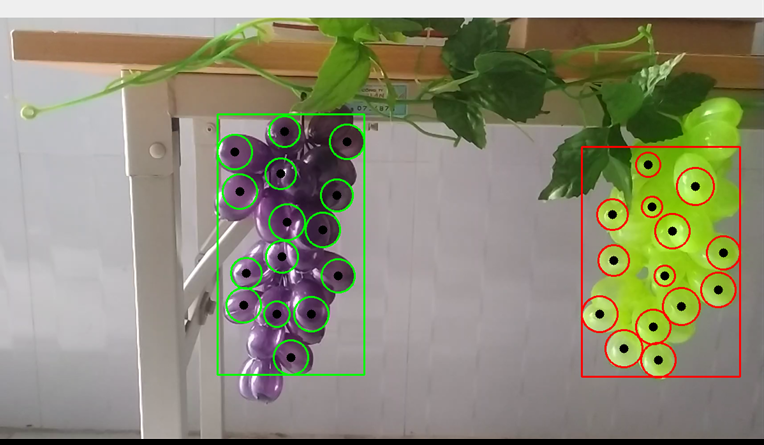
#> input picture Grape_OpenCV/images/DBSCAN.png, 764 x 445 px, given in place of grape_2.mp4, which was not available
$ python KMeans.py
#> lines starting #> are read from the running program, lines starting #| are printed output that depends on the picture; pictures that were not available may be replaced by others from this repository, and a replacement may not be noted
### Grape_OpenCV/data.py
import os
import numpy as np
import matplotlib.pyplot as plt
from sklearn.cluster import KMeans
from sklearn.preprocessing import StandardScaler


def find_cluster(arr):
    sc = StandardScaler()
    arr_sc = sc.fit_transform(arr)
    #   KMeans
    km = KMeans(n_clusters=2)
    km = km.fit(arr_sc)
    return arr_sc, km

# [14 lines left out: function plot_cluster, not called in this run]


# [3 lines that do not run on import are left out]


# [28 lines of commented-out code are left out]

### Grape_OpenCV/KMeans.py
import sys
import cv2
import numpy as np
from data import find_cluster
from data import plot_cluster
import matplotlib.pyplot as plt

fourcc = cv2.VideoWriter_fourcc(*'XVID')
out = cv2.VideoWriter('videos/KMeans.avi', fourcc, 5, (1344, 756))

def show_hist(arr):
  #   Data pre-processing
  plt.hist(arr[:, 0], len(arr), density=True)
  plt.xlabel("X coordinate")
  plt.ylabel("Count")
  plt.show()


cap = cv2.VideoCapture('grape_2.mp4')

while(cap.isOpened()):
  # Capture frame-by-frame
  ret, frame = cap.read()
#> frame is the input picture: shape (445, 764, 3); mean B, G, R 117.6, 139.6, 141.3
  if ret == True:
    # Display the resulting frame
    frame = cv2.resize(frame, dsize=None, fx=0.7, fy=0.7)
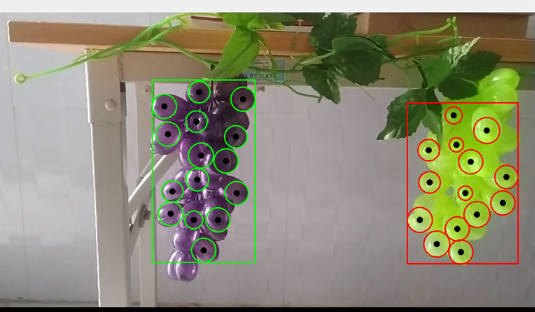
#> frame: shape (312, 535, 3); mean B, G, R 117.3, 139.2, 141.1
    print(frame.shape)
#| (312, 535, 3)
    gray = cv2.cvtColor(frame, cv2.COLOR_BGR2GRAY)
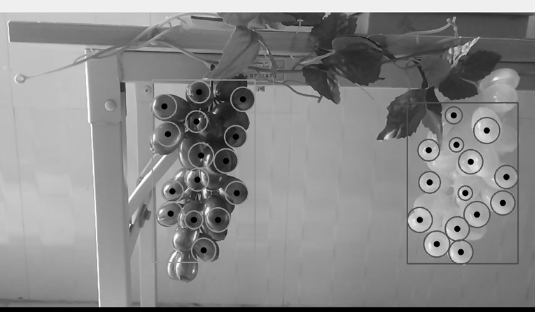
#> gray: shape (312, 535); min 0, max 255, mean 137.3
    gray = cv2.medianBlur(gray, 5)
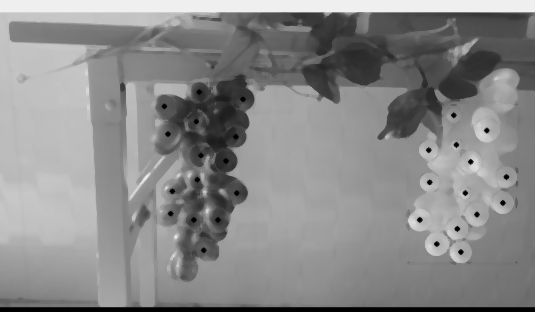
#> gray: shape (312, 535); min 0, max 242, mean 137.6
    rows, cloms = gray.shape[:2]
#> rows = 312; cloms = 535
    circles = cv2.HoughCircles(gray, cv2.HOUGH_GRADIENT, 1, 50,
                               param1=15, param2=20,
                               minRadius=15, maxRadius=30)
#> circles = [[438.5, 132.5, 29.4], [204.5, 119.5, 26.1], [358.5, 62.5, 23.9], [505.5, 91.5, 23.9], [227.5, 54.5, 25], [182.5, 198.5, 21.6], [447.5, 215.5, 21.7], [454.5, 80.5, 18.3]]

    if circles is not None:
        circles = np.uint16(np.around(circles))[0]
#> circles = [[438, 132, 29], [204, 120, 26], [358, 62, 24], [506, 92, 24], [228, 54, 25], [182, 198, 22], [448, 216, 22], [454, 80, 18]]

        arr_sc, km = find_cluster(circles)
#> in find_cluster, `arr_sc = sc.fit_transform(arr)`: arr_sc = [[0.709, 0.226, 1.73], [-1.23, 0.0133, 0.742], [0.0476, -1.01, 0.0825], [1.27, -0.482, 0.0825], [-1.03, -1.15, 0.412], [-1.41, 1.39, -0.577], [0.792, 1.71, -0.577], [0.842, -0.695, -1.9]]
        centroids = km.cluster_centers_
#> centroids = [[-0.374, -0.482, 0.742], [0.374, 0.482, -0.742]]

        cluster_1 = circles[km.labels_==0]
#> cluster_1 = [[438, 132, 29], [204, 120, 26], [358, 62, 24], [228, 54, 25]]
        cluster_2 = circles[km.labels_==1]
#> cluster_2 = [[506, 92, 24], [182, 198, 22], [448, 216, 22], [454, 80, 18]]

        clusters = (cluster_1, cluster_2)
#> clusters = ([[438, 132, 29], [204, 120, 26], [358, 62, 24], [228, 54, 25]], [[506, 92, 24], [182, 198, 22], [448, 216, 22], [454, 80, 18]])
        # [39 lines of commented-out code are left out]

    cv2.imshow("Grape", frame)
    out.write(frame)
    # plot_cluster(circles)

    # Press Q on keyboard to  exit
    if cv2.waitKey(23) & 0xFF == ord('q'):
#> (key q is pressed here)
      break

cap.release()
cv2.destroyAllWindows()


# [30 lines of commented-out code are left out]

$ run again, on Grape_OpenCV/images/Kmeans.png
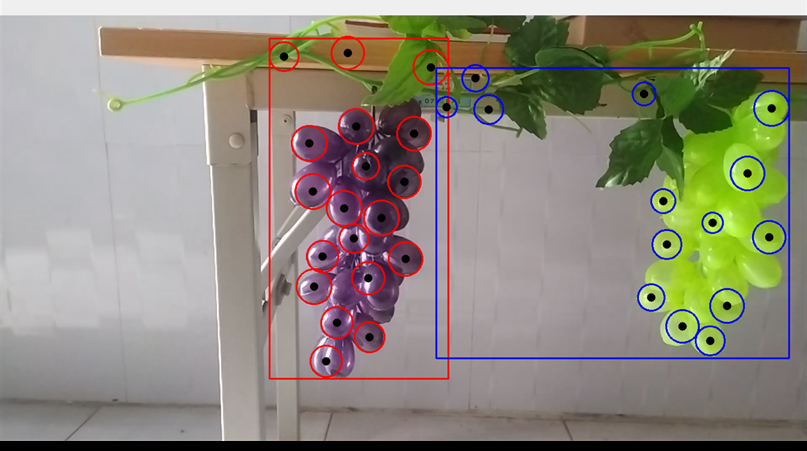
#> input picture Grape_OpenCV/images/Kmeans.png, 807 x 451 px, given in place of grape_2.mp4, which was not available
#> frame is the input picture: shape (451, 807, 3); mean B, G, R 125.3, 138.2, 143.7
#> `frame = cv2.resize(frame, dsize=None, fx=0.7, fy=0.7)`:
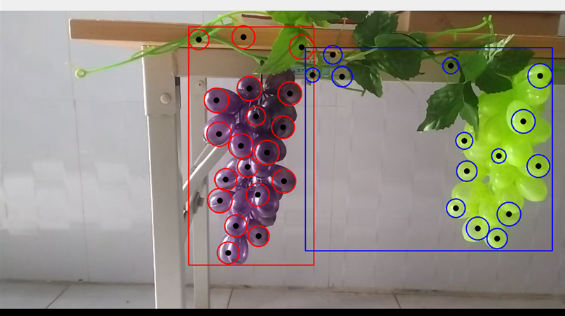
#> frame: shape (316, 565, 3); mean B, G, R 125.1, 138, 143.5
#| (316, 565, 3)
#> `gray = cv2.medianBlur(gray, 5)`:
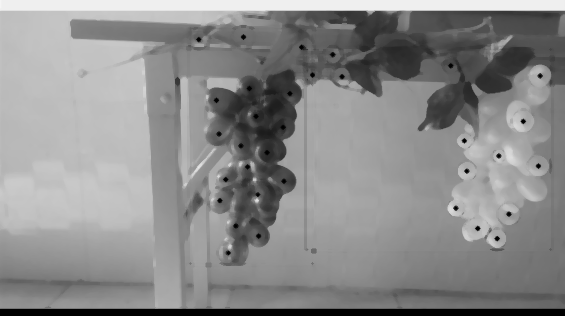
#> gray: shape (316, 565); min 0, max 245, mean 139.2
#> `circles = cv2.HoughCircles(gray, cv2.HOUGH_GRADIENT, 1, 50, param1=15,..`: circles = [[285.5, 87.5, 27.2], [495.5, 188.5, 26.1], [461.5, 53.5, 27.1], [331.5, 48.5, 20.5], [398.5, 62.5, 23.9], [219.5, 165.5, 21.6], [532.5, 88.5, 17], [255.5, 24.5, 23.8], [288.5, 187.5, 20.5]]
#> `circles = np.uint16(np.around(circles))[0]`: circles = [[286, 88, 27], [496, 188, 26], [462, 54, 27], [332, 48, 20], [398, 62, 24], [220, 166, 22], [532, 88, 17], [256, 24, 24], [288, 188, 20]]
#> in find_cluster, `arr_sc = sc.fit_transform(arr)`: arr_sc = [[-0.728, -0.212, 1.21], [1.25, 1.46, 0.909], [0.928, -0.781, 1.21], [-0.295, -0.881, -0.909], [0.326, -0.647, 0.303], [-1.35, 1.09, -0.303], [1.59, -0.212, -1.82], [-1.01, -1.28, 0.303], [-0.709, 1.46, -0.909]]
#> centroids = [[-0.198, 0.0265, 0.227], [1.59, -0.212, -1.82]]
#> cluster_1 = [[286, 88, 27], [496, 188, 26], [462, 54, 27], [332, 48, 20], [398, 62, 24], [220, 166, 22], [256, 24, 24], [288, 188, 20]]
#> cluster_2 = [[532, 88, 17]]
